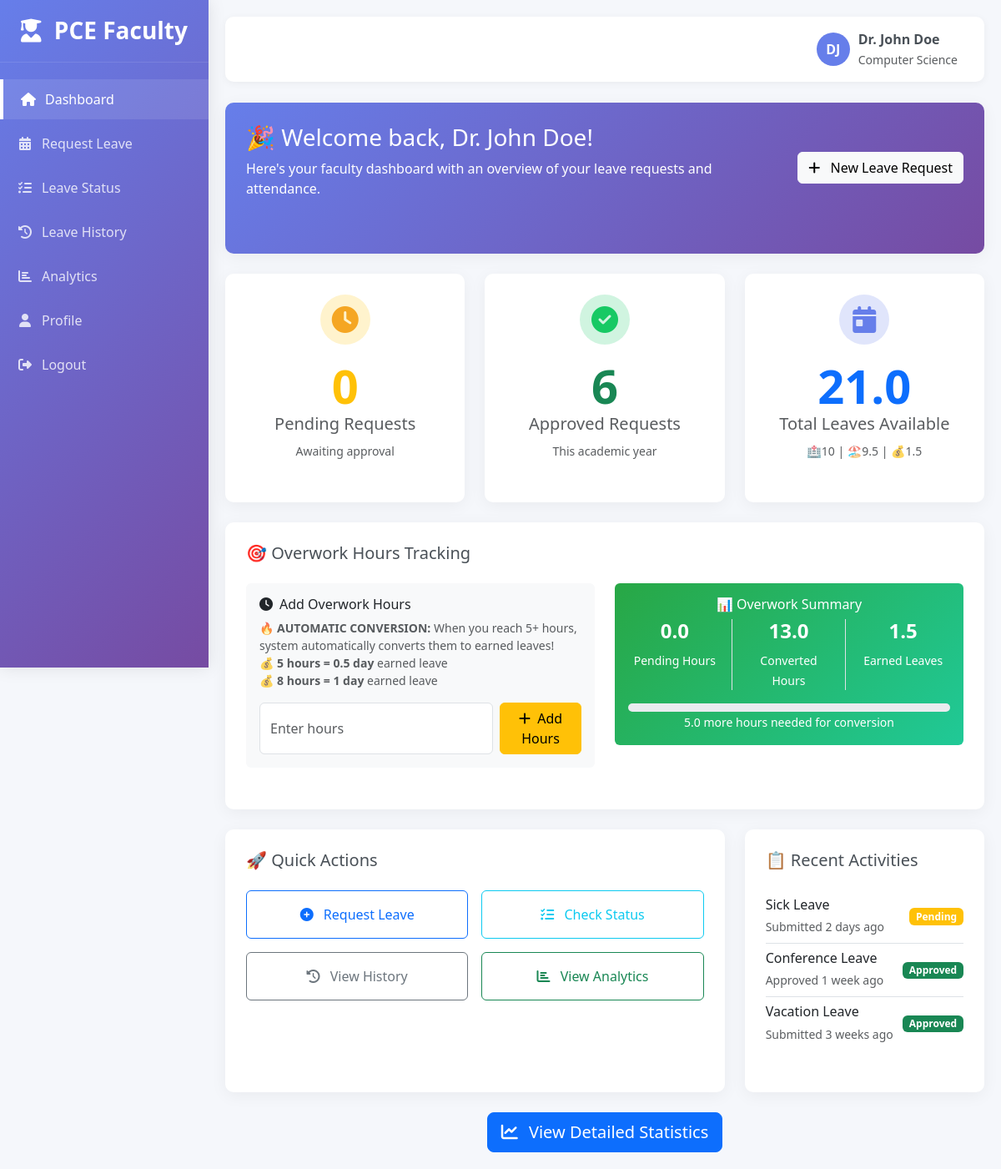
The page /dashboard (signed in) on the database its author committed.
### main.py (models this page shows)
class User(UserMixin, db.Model):
    id = db.Column(db.Integer, primary_key=True)
    username = db.Column(db.String(80), unique=True, nullable=False)
    password_hash = db.Column(db.String(255), nullable=False)
    email = db.Column(db.String(120), unique=True, nullable=False)
    full_name = db.Column(db.String(100), nullable=False)
    department = db.Column(db.String(100), nullable=False)
    medical_leave_total = db.Column(db.Integer, default=10)
    medical_leave_used = db.Column(db.Integer, default=0)
    medical_leave_left = db.Column(db.Integer, default=10)
    casual_leave_total = db.Column(db.Integer, default=10)
    casual_leave_used = db.Column(db.Integer, default=0)
    casual_leave_left = db.Column(db.Integer, default=10)
    earned_leave_total = db.Column(db.Integer, default=0)
    earned_leave_used = db.Column(db.Integer, default=0)
    earned_leave_left = db.Column(db.Integer, default=0)
    overwork_hours = db.Column(db.Float, default=0.0)
    pending_overwork_hours = db.Column(db.Float, default=0.0)
    current_year = db.Column(db.Integer, default=lambda: datetime.now().year)
    created_at = db.Column(db.DateTime, default=datetime.utcnow)
    updated_at = db.Column(db.DateTime, default=datetime.utcnow, onupdate=datetime.utcnow)

### main.py (the view)
@app.route('/dashboard')
@login_required
def dashboard():
    pending_requests = LeaveRequest.query.filter_by(user_id=current_user.id, status='Pending').count()
    approved_requests = LeaveRequest.query.filter_by(user_id=current_user.id, status='Approved').count()
    return render_template('dashboard.html', pending=pending_requests, approved=approved_requests)

### templates/dashboard.html (shortened to what this page needs)
{% extends "base.html" %}
{% block content %}
<div class="row mb-4">
    <div class="col-12">
        <div class="dashboard-card welcome-card" style="background: linear-gradient(135deg, #667eea 0%, #764ba2 100%); color: white;">
            <div class="row align-items-center">
                <div class="col-md-8">
                    <h3>🎉 Welcome back, {{ current_user.full_name }}!</h3>
                    <p>Here's your faculty dashboard with an overview of your leave requests and attendance.</p>
                </div>
                <div class="col-md-4 text-end">
                    <div class="quick-actions">
                        <a href="{{ url_for('request_leave') }}" class="btn btn-light"><i class="fas fa-plus me-2"></i> New Leave Request</a>
                    </div>
                </div>
            </div>
        </div>
    </div>
</div>
<div class="row">
    <div class="col-md-4">
        <div class="dashboard-card stat-card text-center">
            <div class="stat-icon mx-auto mb-3" style="width: 60px; height: 60px; border-radius: 50%; background: rgba(255, 193, 7, 0.2); display: flex; align-items: center; justify-content: center;">
                <i class="fas fa-clock fa-2x" style="color: #f5a623;"></i>
            </div>
            <div class="stat-number display-4 fw-bold text-warning">{{ pending }}</div>
            <div class="stat-title h5 text-muted">Pending Requests</div>
            <small class="text-muted">Awaiting approval</small>
        </div>
    </div>
    <div class="col-md-4">
        <div class="dashboard-card stat-card text-center">
            <div class="stat-icon mx-auto mb-3" style="width: 60px; height: 60px; border-radius: 50%; background: rgba(23, 201, 100, 0.2); display: flex; align-items: center; justify-content: center;">
                <i class="fas fa-check-circle fa-2x" style="color: #17c964;"></i>
            </div>
            <div class="stat-number display-4 fw-bold text-success">{{ approved }}</div>
            <div class="stat-title h5 text-muted">Approved Requests</div>
            <small class="text-muted">This academic year</small>
        </div>
    </div>
    <div class="col-md-4">
        <div class="dashboard-card stat-card text-center">
            <div class="stat-icon mx-auto mb-3" style="width: 60px; height: 60px; border-radius: 50%; background: rgba(102, 126, 234, 0.2); display: flex; align-items: center; justify-content: center;">
                <i class="fas fa-calendar-day fa-2x" style="color: #667eea;"></i>
            </div>
            <div class="stat-number display-4 fw-bold text-primary">
                {{ current_user.medical_leave_left + current_user.casual_leave_left + current_user.earned_leave_left }}
            </div>
            <div class="stat-title h5 text-muted">Total Leaves Available</div>
            <small class="text-muted">
                🏥{{ current_user.medical_leave_left }} | 🏖️{{ current_user.casual_leave_left }} | 💰{{ current_user.earned_leave_left }}
            </small>
        </div>
    </div>
</div>
<div class="row mt-4">
    <div class="col-12">
        <div class="dashboard-card">
            <h5 class="card-title mb-4">🎯 Overwork Hours Tracking</h5>
            <div class="row">
                <div class="col-md-6">
                    <div class="card border-0 bg-light">
                        <div class="card-body">
                            <h6 class="card-title"><i class="fas fa-clock me-2"></i>Add Overwork Hours</h6>
                            <p class="text-muted small mb-3">
                                <strong>🔥 AUTOMATIC CONVERSION:</strong> When you reach 5+ hours, system automatically converts them to earned leaves!<br>
                                💰 <strong>5 hours = 0.5 day</strong> earned leave<br>
                                💰 <strong>8 hours = 1 day</strong> earned leave
                            </p>
                            <form method="POST" action="{{ url_for('add_overwork') }}" class="d-flex gap-2">
                                <input type="number" step="0.5" min="0.5" max="24" class="form-control" name="hours" placeholder="Enter hours" required>
                                <button type="submit" class="btn btn-warning">
                                    <i class="fas fa-plus me-1"></i> Add Hours
                                </button>
                            </form>
                        </div>
                    </div>
                </div>
                <div class="col-md-6">
                    <div class="card border-0" style="background: linear-gradient(135deg, #28a745 0%, #20c997 100%); color: white;">
                        <div class="card-body text-center">
                            <h6 class="card-title">📊 Overwork Summary</h6>
                            <div class="row text-center">
                                <div class="col-4 border-end">
                                    <div class="h4 fw-bold">{{ current_user.pending_overwork_hours }}</div>
                                    <small>Pending Hours</small>
                                </div>
                                <div class="col-4 border-end">
                                    <div class="h4 fw-bold">{{ current_user.overwork_hours }}</div>
                                    <small>Converted Hours</small>
                                </div>
                                <div class="col-4">
                                    <div class="h4 fw-bold">{{ current_user.earned_leave_left }}</div>
                                    <small>Earned Leaves</small>
                                </div>
                            </div>
                            <div class="mt-3">
                                <div class="progress" style="height: 10px;">
                                    {% set progress_percentage = (current_user.pending_overwork_hours / 5 * 100) if current_user.pending_overwork_hours <= 5 else 100 %}
                                </div>
                                <small class="mt-1">
                                    {% if current_user.pending_overwork_hours < 5 %}
                                    {{ 5 - current_user.pending_overwork_hours }} more hours needed for conversion
                                    {% else %}
                                    ✅ Ready for automatic conversion!
                                    {% endif %}
                                </small>
                            </div>
                        </div>
                    </div>
                </div>
            </div>
        </div>
    </div>
</div>
<div class="row mt-4">
    <div class="col-lg-8">
        <div class="dashboard-card">
            <h5 class="card-title mb-4">🚀 Quick Actions</h5>
            <div class="row g-3">
                <div class="col-md-6">
                    <a href="{{ url_for('request_leave') }}" class="btn btn-outline-primary w-100 py-3">
                        <i class="fas fa-plus-circle me-2"></i> Request Leave
                    </a>
                </div>
                <div class="col-md-6">
                    <a href="{{ url_for('status') }}" class="btn btn-outline-info w-100 py-3">
                        <i class="fas fa-tasks me-2"></i> Check Status
                    </a>
                </div>
                <div class="col-md-6">
                    <a href="{{ url_for('history') }}" class="btn btn-outline-secondary w-100 py-3">
                        <i class="fas fa-history me-2"></i> View History
                    </a>
                </div>
                <div class="col-md-6">
                    <a href="{{ url_for('stats') }}" class="btn btn-outline-success w-100 py-3">
                        <i class="fas fa-chart-bar me-2"></i> View Analytics
                    </a>
                </div>
            </div>
        </div>
    </div>
    <div class="col-lg-4">
        <div class="dashboard-card">
            <h5 class="card-title mb-4">📋 Recent Activities</h5>
            <div class="list-group list-group-flush">
                <div class="list-group-item d-flex justify-content-between align-items-center px-0">
                    <div>
                        <h6 class="mb-1">Sick Leave</h6>
                        <small class="text-muted">Submitted 2 days ago</small>
                    </div>
                    <span class="badge bg-warning">Pending</span>
                </div>
                <div class="list-group-item d-flex justify-content-between align-items-center px-0">
                    <div>
                        <h6 class="mb-1">Conference Leave</h6>
                        <small class="text-muted">Approved 1 week ago</small>
                    </div>
                    <span class="badge bg-success">Approved</span>
                </div>
                <div class="list-group-item d-flex justify-content-between align-items-center px-0">
                    <div>
                        <h6 class="mb-1">Vacation Leave</h6>
                        <small class="text-muted">Submitted 3 weeks ago</small>
                    </div>
                    <span class="badge bg-success">Approved</span>
                </div>
            </div>
        </div>
    </div>
</div>
<div class="row mt-4">
    <div class="col-12 text-center">
        <a href="{{ url_for('stats') }}" class="btn btn-primary btn-lg">
            <i class="fas fa-chart-line me-2"></i> View Detailed Statistics
        </a>
    </div>
</div>
{% endblock %}

### templates/base.html (shortened to what this page needs)
<!DOCTYPE html>
<html lang="en">
<head>
    <link href="https://cdn.jsdelivr.net/npm/bootstrap@5.3.0/dist/css/bootstrap.min.css" rel="stylesheet">
    <link rel="stylesheet" href="https://cdnjs.cloudflare.com/ajax/libs/font-awesome/6.4.0/css/all.min.css">
</head>
<body>
    {% if current_user.is_authenticated %}
    <div class="sidebar">
        <div class="sidebar-header">
            <h3><i class="fas fa-user-graduate me-2"></i> PCE Faculty</h3>
        </div>
        <div class="sidebar-menu">
            <ul>
                <li>
                    {% if current_user.username == 'admin' %}
                    <a href="{{ url_for('admin_dashboard') }}" class="{% if request.endpoint == 'admin_dashboard' %}active{% endif %}">
                        <i class="fas fa-home"></i> <span>Dashboard</span>
                    </a>
                    {% else %}
                    <a href="{{ url_for('dashboard') }}" class="{% if request.endpoint == 'dashboard' %}active{% endif %}">
                        <i class="fas fa-home"></i> <span>Dashboard</span>
                    </a>
                    {% endif %}
                </li>
                {% if current_user.username == 'admin' %}
                <li><a href="{{ url_for('admin_pending_requests') }}" class="{% if request.endpoint == 'admin_pending_requests' %}active{% endif %}"><i class="fas fa-tasks"></i> <span>Pending Requests</span></a></li>
                <li><a href="{{ url_for('admin_faculty_list') }}" class="{% if request.endpoint == 'admin_faculty_list' %}active{% endif %}"><i class="fas fa-users"></i> <span>Faculty Management</span></a></li>
                {% else %}
                <li><a href="{{ url_for('request_leave') }}" class="{% if request.endpoint == 'request_leave' %}active{% endif %}"><i class="fas fa-calendar-alt"></i> <span>Request Leave</span></a></li>
                <li><a href="{{ url_for('status') }}" class="{% if request.endpoint == 'status' %}active{% endif %}"><i class="fas fa-tasks"></i> <span>Leave Status</span></a></li>
                <li><a href="{{ url_for('history') }}" class="{% if request.endpoint == 'history' %}active{% endif %}"><i class="fas fa-history"></i> <span>Leave History</span></a></li>
                <li><a href="{{ url_for('stats') }}" class="{% if request.endpoint == 'stats' %}active{% endif %}"><i class="fas fa-chart-bar"></i> <span>Analytics</span></a></li>
                {% endif %}
                <li><a href="{{ url_for('profile') }}" class="{% if request.endpoint == 'profile' %}active{% endif %}"><i class="fas fa-user"></i> <span>Profile</span></a></li>
                <li><a href="{{ url_for('logout') }}"><i class="fas fa-sign-out-alt"></i> <span>Logout</span></a></li>
            </ul>
        </div>
    </div>
    {% endif %}
    <div class="{% if current_user.is_authenticated %}main-content{% endif %}">
        {% if current_user.is_authenticated %}
        <nav class="navbar navbar-expand-lg">
            <div class="container-fluid">
                <div class="d-flex align-items-center ms-auto">
                    <div class="user-info">
                        <div class="user-avatar">
                            {{ current_user.full_name[0] }}{{ current_user.full_name.split(' ')[1][0] if current_user.full_name.split(' ')|length > 1 else current_user.full_name[1] }}
                        </div>
                        <div>
                            <div class="fw-bold">{{ current_user.full_name }}</div>
                            <small class="text-muted">{{ current_user.department }}</small>
                        </div>
                    </div>
                </div>
            </div>
        </nav>
        {% endif %}
        {% block content %}{% endblock %}
    </div>
</body>
</html>

### rows shown on the page
User: full_name "D", full_name.split|length "J", full_name "Dr. John Doe", department "Computer Science", medical_leave_left+casual_leave_left+earned_leave_left "21.0", medical_leave_left "10", casual_leave_left "9.5", earned_leave_left "1.5", pending_overwork_hours "0.0", overwork_hours "13.0", 5-current_user.pending_overwork_hours "5.0"

### other values the page prints
{{ pending }} "0"
{{ approved }} "6"
